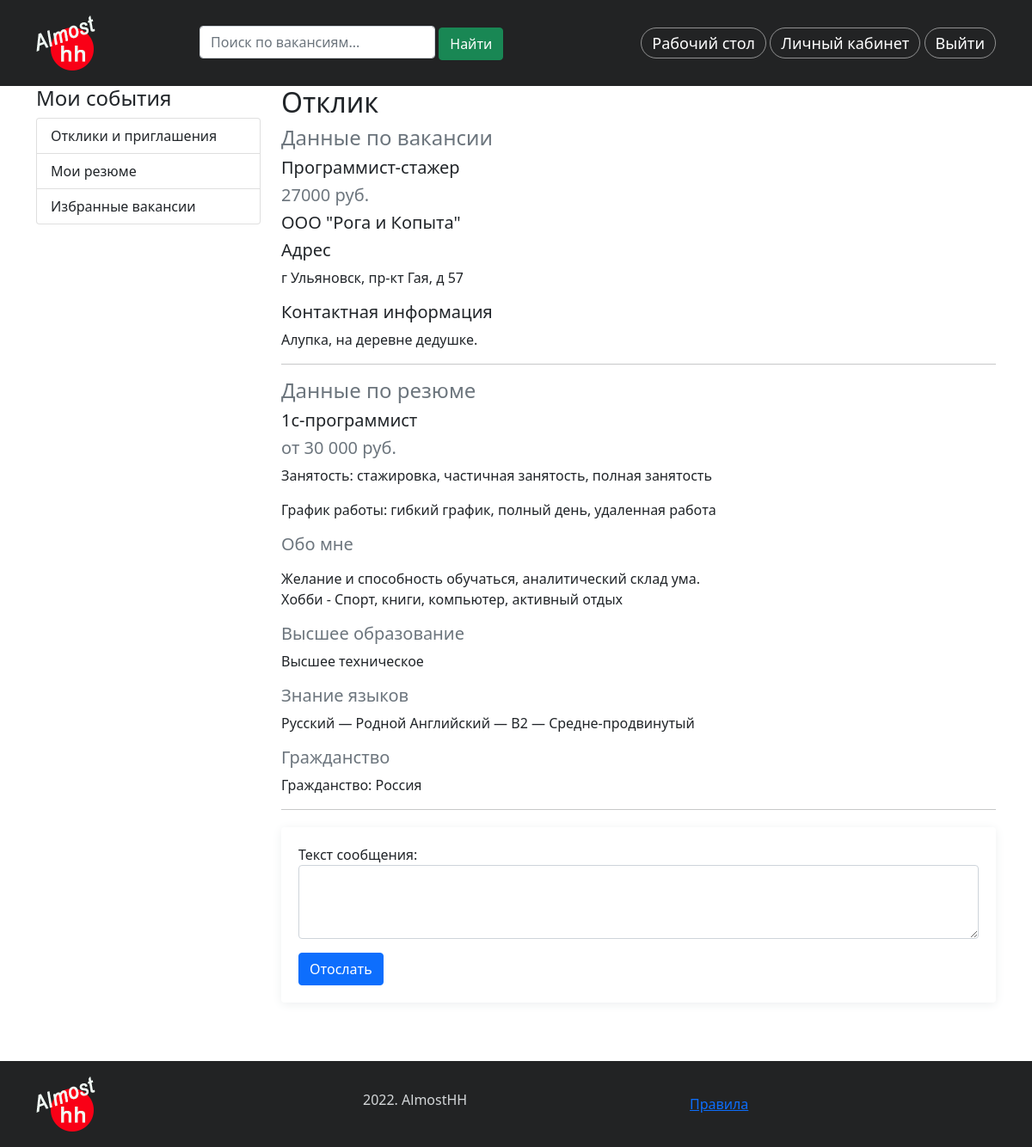
Before: /portal/feedback-and-suggestion/1/ (signed in) with the older database file.
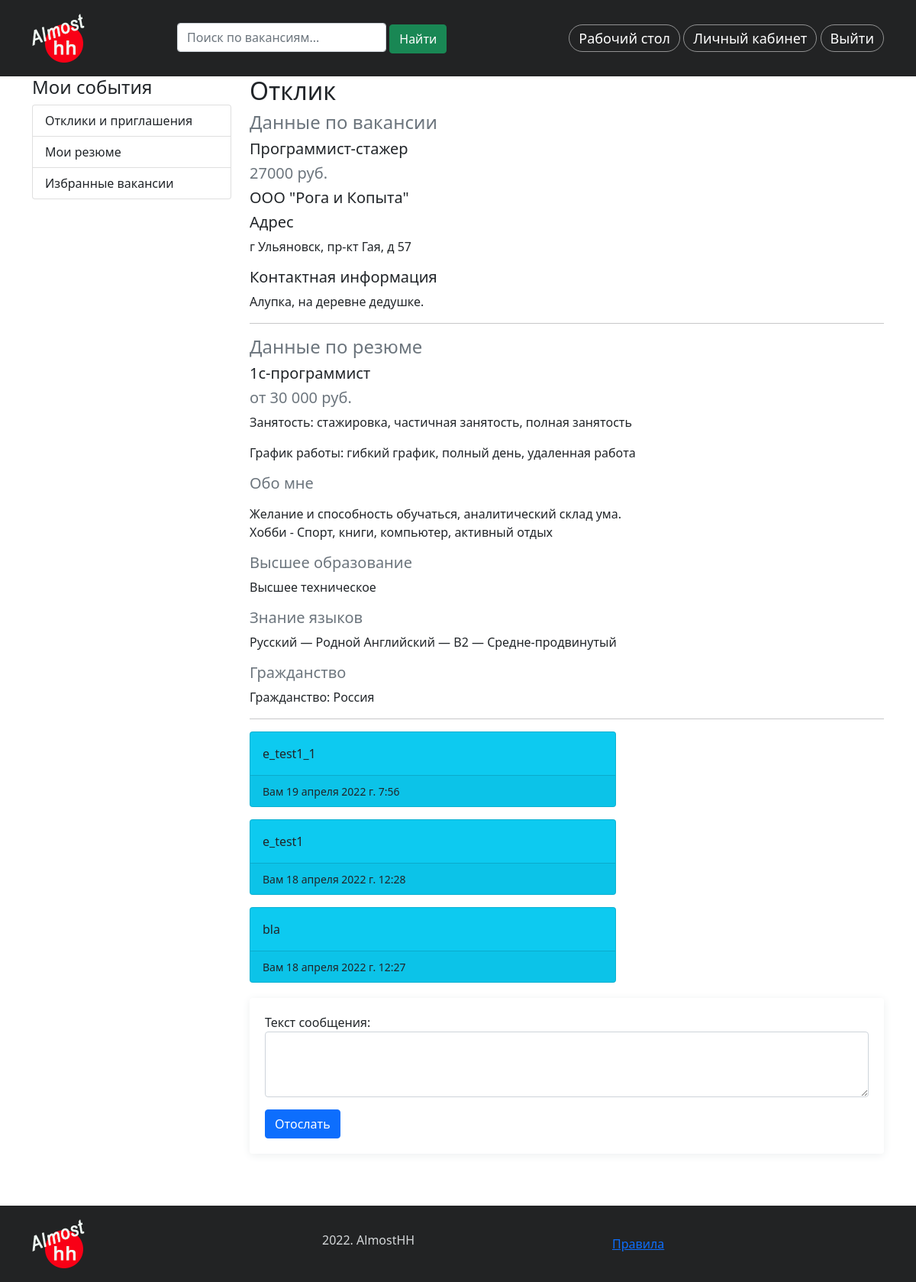
After: the same page with the newer database file.
### portal/models.py (models this page shows, shortened)
class Message(models.Model):
    text = models.TextField(max_length=1000, verbose_name='Текст', blank=True)
    sender = models.ForeignKey(User, on_delete=models.CASCADE,
                               related_name='user_messages',
                               verbose_name='Отправитель',
                               blank=True, null=True)
    feedback = models.ForeignKey(FeedbackAndSuggestion,
                                 on_delete=models.CASCADE,
                                 related_name='messages',
                                 verbose_name='Отклик')
    created = models.DateTimeField(auto_now_add=True)

### portal/views.py (the view)
# urls.py: path('feedback-and-suggestion/<int:feedback_id>/', views.feedback_detail, name='feedback_detail'),
@login_required()
def feedback_detail(request, feedback_id):
    feed = get_object_or_404(FeedbackAndSuggestion, pk=feedback_id)
    feed_messages = feed.messages.all().order_by('-created')
    if request.method == 'POST':
        mes_text = request.POST.get('message_copy').strip() if\
            request.POST.get('message_copy') else None
        if 'invite' in request.POST:
            if mes_text:
                Message.objects.create(text=mes_text, feedback=feed,
                                       sender=request.user)
            feed.status = 'invite'
            feed.save()
        elif 'failure' in request.POST:
            if mes_text:
                Message.objects.create(text=mes_text, feedback=feed,
                                       sender=request.user)
            feed.status = 'failure'
            feed.save()
        elif 'send' in request.POST:
            message_form = MessageForm(request.POST)
            if message_form.is_valid():
                message = message_form.save(commit=False)
                message.feedback = feed
                message.sender = request.user
                message.save()
                messages.success(request, 'Сообщение отослано успешно')
        else:
            if mes_text:
                Message.objects.create(text=mes_text, feedback=feed,
                                       sender=request.user)
            feed.status = 'viewed'
            feed.save()
        return redirect('portal:feedback_list')
    else:
        message_form = MessageForm()
    return render(request, 'portal/account/feedback_detail.html',
                  {'feedback': feed, 'feed_messages': feed_messages,
                   'message_form': message_form})

### portal/forms.py
class MessageForm(forms.ModelForm):
    class Meta:
        model = Message
        fields = ('text',)
        labels = {'text': 'Текст сообщения'}
        widgets = {'text': forms.widgets.Textarea(attrs={'class': 'form-control',
                                                         'rows': 3})}

### portal/templates/portal/account/feedback_detail.html (shortened to what this page needs)
{% extends "news/base.html" %}
{% block content %}
<div class="container">
    <div class="row">
        <div class="col-3">
            <div class="left-menu">
                    {% include 'portal/account/includes/dashboard_menu.html' %}
            </div>
        </div>
        <div class="col-9">
            <h1>
                {% if feedback.status == 'invite' %}
                    Приглашение
                {% elif feedback.status == 'failure' %}
                    Отказ
                {% else %}
                    Отклик
                {% endif %}
            </h1>
            <div class="vacancy-detail">
                <h4 class="text-muted">Данные по вакансии</h4>
                <h5>{{ feedback.vacancy.title }}</h5>
                <p class="h5 text-muted">{{ feedback.vacancy.salary }}</p>
                <h5>{{ feedback.vacancy.company.title }}</h5>
                <h5>Адрес</h5>
                <p>{{ feedback.vacancy.address }}</p>
                <h5>Контактная информация</h5>
                <p>{{ feedback.vacancy.company.contact }}</p>
            </div>
            <hr>
            <div class="resume-detail">
                <h4 class="text-muted">Данные по резюме</h4>
                <h5>{{ feedback.resume.title }}</h5>
                <p class="h5 text-muted">{{ feedback.resume.salary }}</p>
                <p>Занятость: {{ feedback.resume.employment }}</p>
                <p>График работы: {{ feedback.resume.schedule }}</p>
                <h5 class="text-muted">Обо мне</h5>
                <p>{{ feedback.resume.about_me | linebreaks }}</p>
                <h5 class="text-muted">Высшее образование</h5>
                <p>{{ feedback.resume.education }}</p>
                <h5 class="text-muted">Знание языков</h5>
                <p>{{ feedback.resume.language }}</p>
                <h5 class="text-muted">Гражданство</h5>
                <p>{{ feedback.resume.citizenship }}</p>
            </div>
            <hr>
            {% if request.user.is_authenticated %}
                {% if feed_messages %}
                <div class="messages-list">
                    {% for message in feed_messages %}
                    {% if message.sender == request.user %}
                    <div class="message_single card text-dark bg-light mb-3" style="max-width: 30rem;">
                        <div class="card-body">
                            {{ message.text }}
                        </div>
                       <div class="card-footer text-muted">
                                <small>Вы {{ message.created }}</small>
                       </div>
                    </div>
                     {% else %}
                    <div class="message_single card text-dark bg-info mb-3" style="max-width: 30rem;">
                        <div class="card-body">
                            {{ message.text }}
                        </div>
                       <div class="card-footer">
                            <small>Вам {{ message.created }}</small>
                       </div>
                    </div>
                    {% endif %}
                    {% endfor %}
                </div>
                {% endif %}
                <form action="" method="post" name="send_message" class="send_message" id="feed_send_form">
                    {{ message_form.as_p }}
                    <button type="submit" name="send" class="btn btn-primary mt-3">Отослать</button>
                </form>
            {% endif %}
        </div>
    </div>
</div>
{% endblock %}

Changed rows visible on the page:
added Message: text "e_test1_1", created "19 апреля 2022 г. 7:56"
added Message: text "e_test1", created "18 апреля 2022 г. 12:28"
added Message: text "bla", created "18 апреля 2022 г. 12:27"
